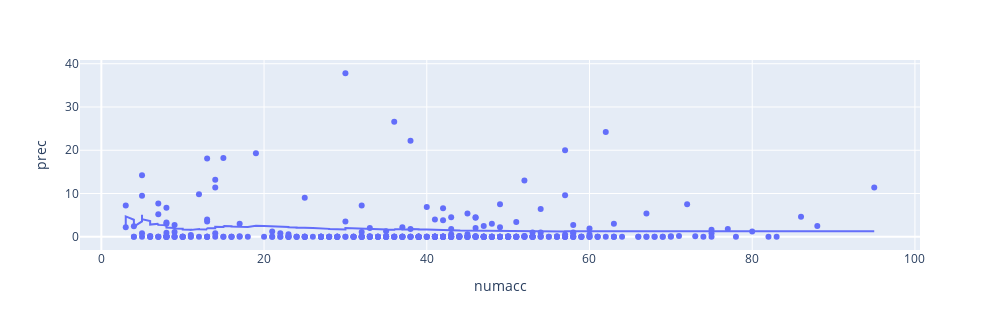

The notebook cell this image was saved under:
### Markdown cell above
# Correlation between rain per day (mm/m2) and number of accidents per day

### Code cell
scatacrain = px.scatter(dffinal, x="numacc", y="prec", trendline="expanding", width = 1000, height = 330)
scatacrain.show()

### Figure 1 — Plotly figure (JSON) as saved in the notebook; plotly's stock layout.template omitted (floating-point values rounded to 4 significant figures; data arrays with more than 128 entries replaced by an {"elided": "..."} marker saying what was removed)
{"data": [{"hovertemplate": "numacc=%{x}<br>prec=%{y}<extra></extra>", "legendgroup": "", "marker": {"color": "#636efa", "symbol": "circle"}, "mode": "markers", "name": "", "orientation": "v", "showlegend": false, "type": "scatter", "x": {"elided": "366 int values"}, "xaxis": "x", "y": {"elided": "366 float values"}, "yaxis": "y"}, {"hovertemplate": "<b>Expanding mean trendline</b><br><br>numacc=%{x}<br>prec=%{y} <b>(trend)</b><extra></extra>", "legendgroup": "", "marker": {"color": "#636efa", "symbol": "circle"}, "mode": "lines", "name": "", "showlegend": false, "type": "scatter", "x": {"elided": "365 int values"}, "xaxis": "x", "y": {"elided": "365 float values"}, "yaxis": "y"}], "layout": {"height": 330, "legend": {"tracegroupgap": 0}, "margin": {"t": 60}, "width": 1000, "xaxis": {"anchor": "y", "domain": [0, 1], "title": {"text": "numacc"}}, "yaxis": {"anchor": "x", "domain": [0, 1], "title": {"text": "prec"}}}}
